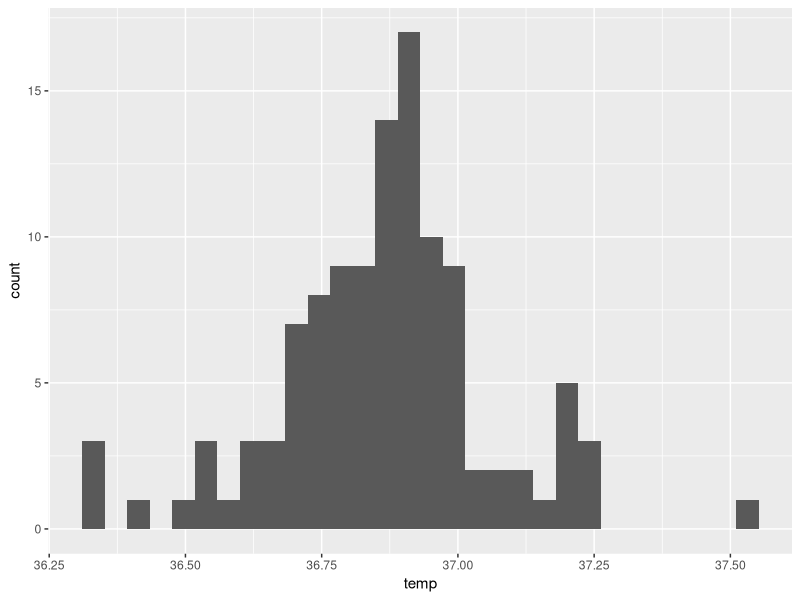
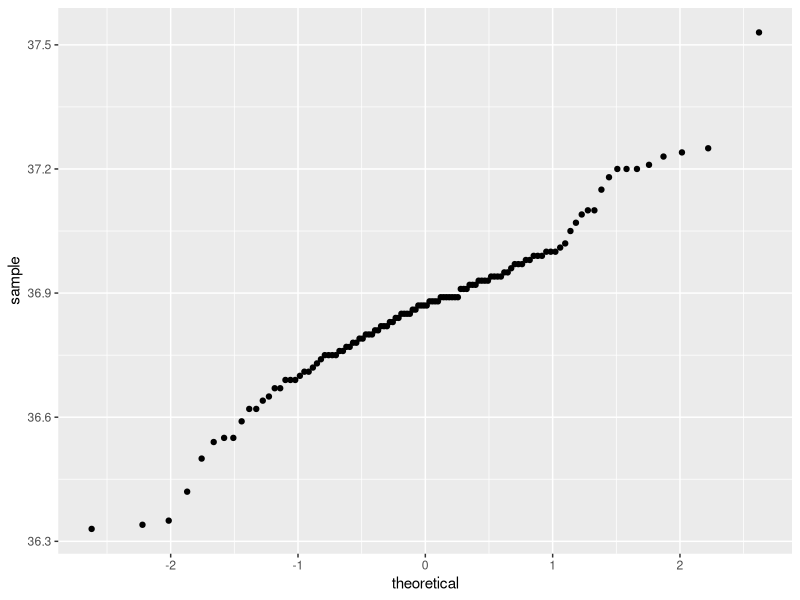
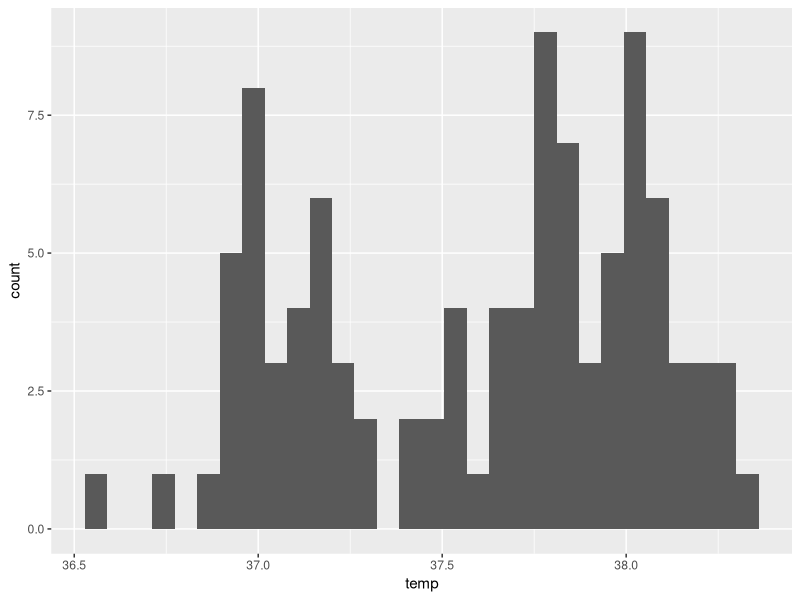
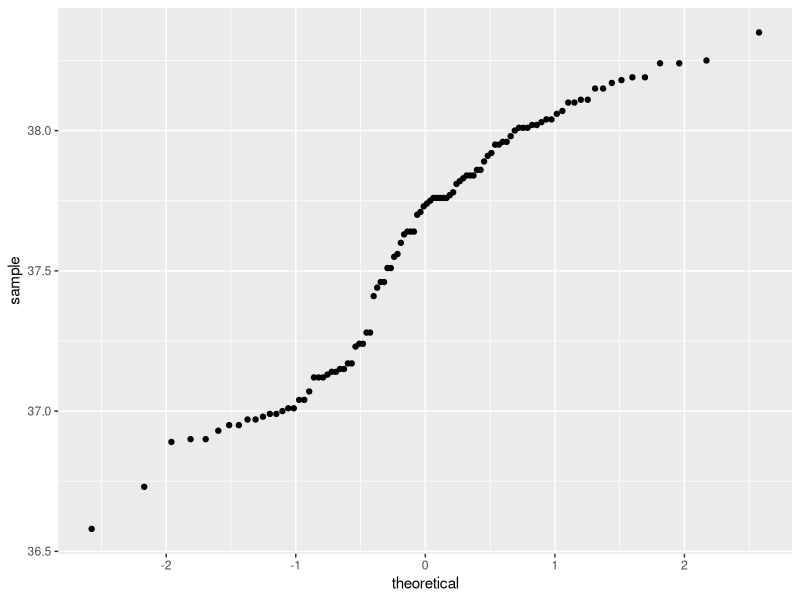
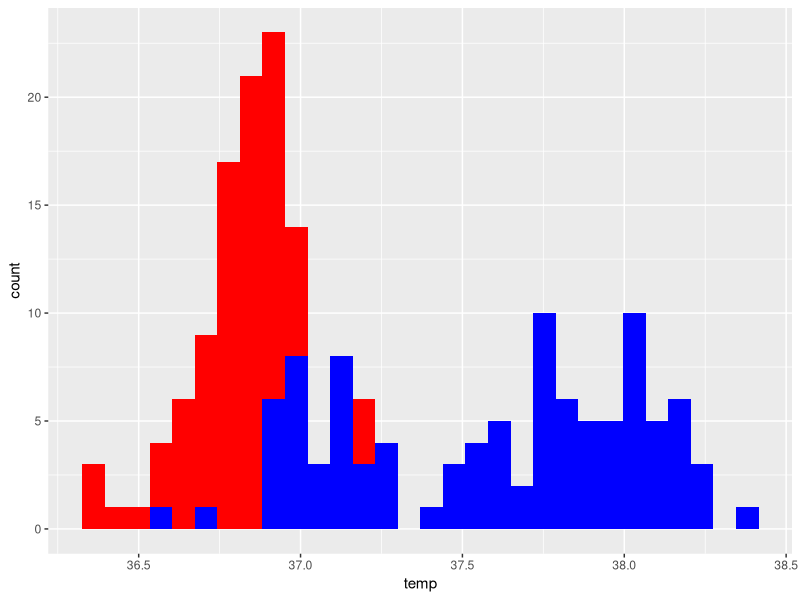

The R source for these figures, in order:
## ---- chunk 1
knitr::opts_chunk$set(echo = TRUE, message = FALSE, warning = FALSE)
## ---- chunk 2
library(tidyverse)
## ---- chunk 3
ggplot(data = beaver1, aes(x = temp)) +
  geom_histogram()

ggplot(data = beaver1, aes(sample = temp)) +
  geom_qq()

ggplot(data = beaver2, aes(x = temp)) +
  geom_histogram()

ggplot(data = beaver2, aes(sample = temp)) +
  geom_qq()

# Beaver 2 may not be normally distributed, but sample sizes are large (both > 100), so Central Limit Theorem: means will be normally distributed, & we can proceed with a parametric test.

# Also look at them side by side: 

ggplot() +
  geom_histogram(data = beaver1, aes(x = temp),
                 fill = "red") +
  geom_histogram(data = beaver2, aes(x = temp),
                 fill = "blue")
## ---- chunk 4

beaver_diff <- t.test(beaver1$temp, beaver2$temp)

## ---- chunk 5
beaver2_greater <- t.test(beaver2$temp, beaver1$temp, alternative = "greater")
